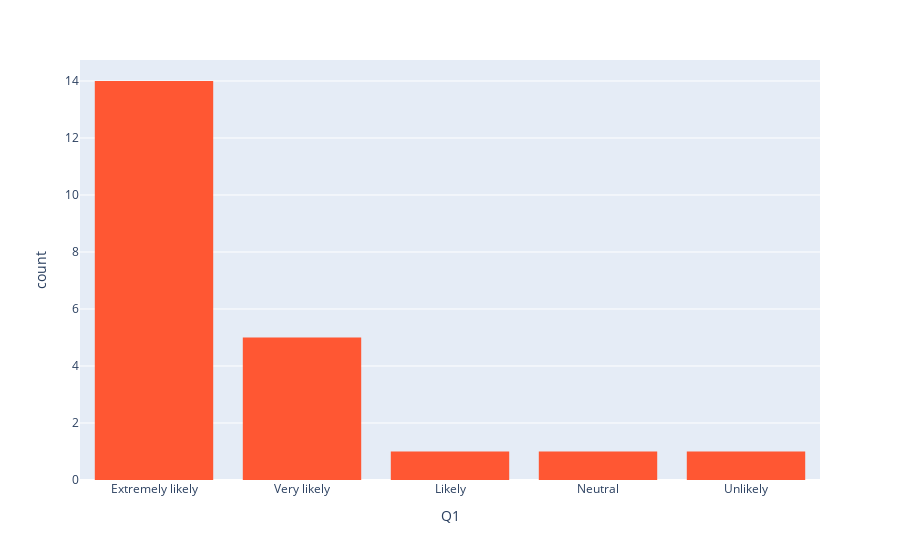

Notebook code cell kept with this figure:
### Code cell
import plotly.express as px
import pandas as pd

# Load the dataset
df = pd.read_csv("results.csv")

# Plot the bar chart with a custom color
fig = px.histogram(
    df, 
    x="Q1", 
    color_discrete_sequence=["#FF5733"],  # Change this to any color hex or name
    nbins=30,
        category_orders={"Q1":["Extremely likely", "Very likely", "Likely", "Neutral", "Unlikely", "Very unlikely", "Extremely unlikely"]}

)

# Show the plot
fig.show()

### Figure 1 — Plotly figure (JSON) as saved in the notebook; plotly's stock layout.template omitted (floating-point values rounded to 4 significant figures)
{"data": [{"alignmentgroup": "True", "bingroup": "x", "hovertemplate": "Q1=%{x}<br>count=%{y}<extra></extra>", "legendgroup": "", "marker": {"color": "#FF5733", "pattern": {"shape": ""}}, "name": "", "nbinsx": 30, "offsetgroup": "", "orientation": "v", "showlegend": false, "type": "histogram", "x": ["Very likely", "Extremely likely", "Extremely likely", "Extremely likely", "Very likely", "Extremely likely", "Extremely likely", "Extremely likely", "Extremely likely", "Extremely likely", "Extremely likely", "Extremely likely", "Extremely likely", "Extremely likely", "Unlikely", "Neutral", "Very likely", "Likely", "Extremely likely", "Extremely likely", "Very likely", "Very likely"], "xaxis": "x", "yaxis": "y"}], "layout": {"autosize": true, "barmode": "relative", "legend": {"tracegroupgap": 0}, "margin": {"t": 60}, "xaxis": {"anchor": "y", "autorange": true, "categoryarray": ["Extremely likely", "Very likely", "Likely", "Neutral", "Unlikely", "Very unlikely", "Extremely unlikely"], "categoryorder": "array", "domain": [0, 1], "range": [-0.5, 4.5], "title": {"text": "Q1"}, "type": "category"}, "yaxis": {"anchor": "x", "autorange": true, "domain": [0, 1], "range": [0, 14.74], "title": {"text": "count"}}}}
